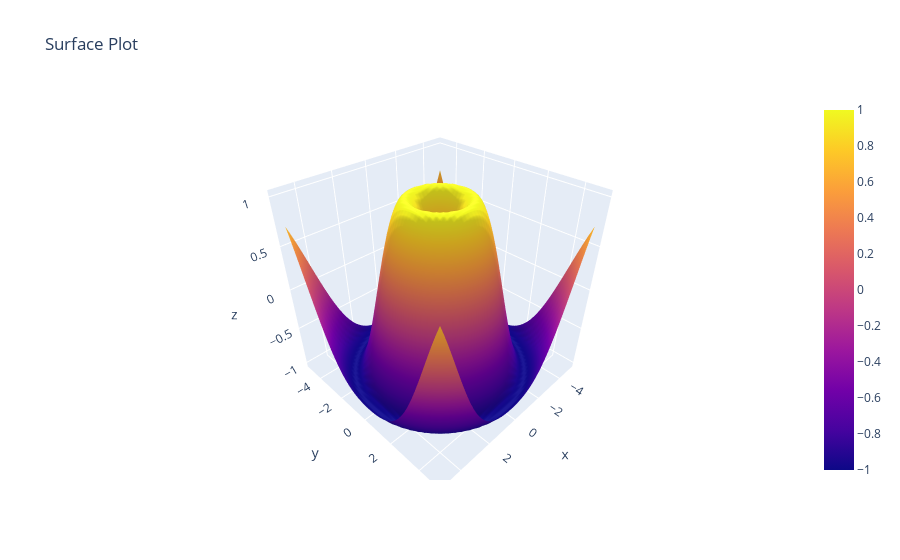

The code cell stored with this chart in its notebook:
### Code cell
import plotly.graph_objects as go


# Create a 3D scatter plot
x = np.random.rand(100)
y = np.random.rand(100)
z = x**2 + y**2  # Generating a z-value based on x and y

# Create a surface plot
x_surface = np.linspace(-5, 5, 50)
y_surface = np.linspace(-5, 5, 50)
x_surface, y_surface = np.meshgrid(x_surface, y_surface)
z_surface = np.sin(np.sqrt(x_surface**2 + y_surface**2))

surface_plot = go.Surface(x=x_surface, y=y_surface, z=z_surface)

layout_surface = go.Layout(title='Surface Plot')
fig_surface = go.Figure(data=[surface_plot], layout=layout_surface)

# Display the plots
fig_surface.show()

### Figure 1 — Plotly figure (JSON) as saved in the notebook; plotly's stock layout.template omitted (floating-point values rounded to 4 significant figures; data arrays with more than 128 entries replaced by an {"elided": "..."} marker saying what was removed)
{"data": [{"type": "surface", "x": {"elided": "50x50 float values"}, "y": {"elided": "50x50 float values"}, "z": {"elided": "50x50 float values"}}], "layout": {"title": {"text": "Surface Plot"}}}
